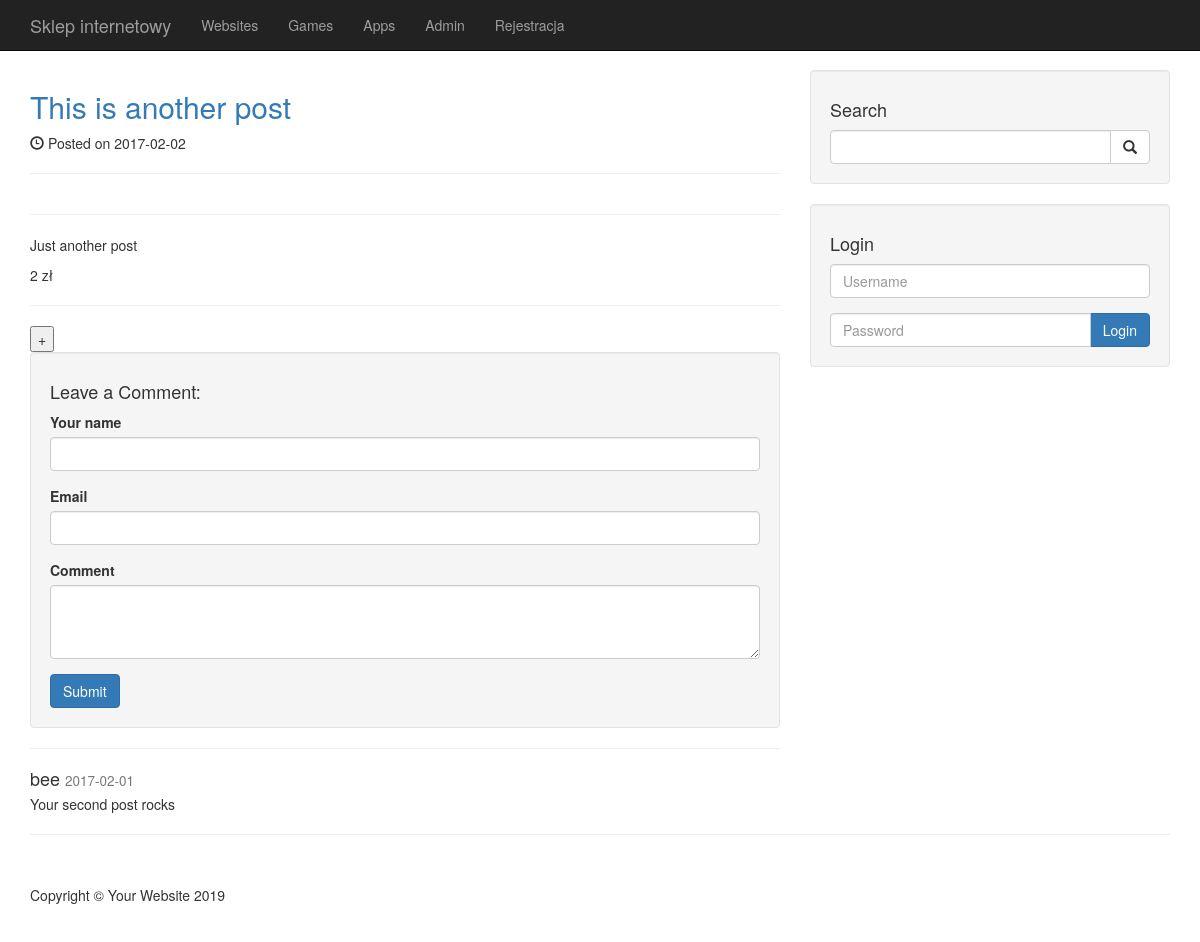
/post.php?p_id=7, run on the app's committed database.
### tables this page shows
CREATE TABLE `categories` (
  `cat_id` int(3) NOT NULL,
  `cat_title` varchar(255) NOT NULL
);

CREATE TABLE `posts` (
  `post_id` int(3) NOT NULL,
  `post_category_id` int(3) NOT NULL,
  `post_title` varchar(255) NOT NULL,
  `post_author` varchar(255) NOT NULL,
  `post_date` date NOT NULL,
  `post_image` text NOT NULL,
  `post_content` text NOT NULL,
  `post_tags` varchar(255) NOT NULL,
  `post_comment_count` int(11) NOT NULL,
  `post_status` varchar(255) NOT NULL DEFAULT 'draft',
  `post_cost` decimal NOT NULL
);

CREATE TABLE `comments` (
  `comment_id` int(3) NOT NULL,
  `comment_post_id` int(3) NOT NULL,
  `comment_author` varchar(255) NOT NULL,
  `comment_email` varchar(255) NOT NULL,
  `comment_content` text NOT NULL,
  `comment_status` varchar(255) NOT NULL,
  `comment_date` date NOT NULL
);

### post.php (the view, shortened to what this page needs)
<?php include 'includes/header.php' ?>
<?php include 'includes/navbar.php' ?>
    <div class="container">
    <div class="row">
        <div class="col-md-8">
            <?php include 'includes/post-content.php'?>
            <div class="well">
                <h4>Leave a Comment:</h4>
                <form action="" role="form" method="post">
                    <div class="form-group">
                        <label for="comment_author">Your name</label>
                        <input id="comment_author" type="text" class="form-control" name="comment_author">
                    </div>
                    <div class="form-group">
                        <label for="comment_email">Email</label>
                        <input id="comment_email" type="email" class="form-control" name="comment_email">
                    </div>
                    <div class="form-group">
                        <label for="comment_content">Comment</label>
                        <textarea id="comment_content" class="form-control" rows="3" name="comment_content"></textarea>
                    </div>
                    <button type="submit" class="btn btn-primary" name="create_comment">Submit</button>
                </form>
            </div>
            <hr>
            <?php
            $query = "SELECT * FROM comments WHERE comment_post_id = '{$url_post_id}' ";
            $query .= "AND comment_status = 'approved' ";
            $query .= "ORDER BY comment_id DESC ";
            $select_comment_query = mysqli_query($dbconnect,$query);
            while($row = mysqli_fetch_array($select_comment_query)){
                $comment_date = $row['comment_date'];
                $comment_content = $row['comment_content'];
                $comment_author = $row['comment_author'];
            ?>
            <div class="media">
                <div class="media-body">
                    <h4 class="media-heading"><?php echo $comment_author ?>
                        <small><?php echo $comment_date?></small>
                    </h4>
                    <?php echo $comment_content?>
                </div>
            </div>
            <?php } ?>
        </div>
        <div class="col-md-4">
            <?php include 'includes/sidebar.php'?>
        </div>
    </div>
    <hr>
<?php include "includes/footer.php"; ?>

### includes/navbar.php (shortened to what this page needs)
<nav class="navbar navbar-inverse navbar-fixed-top" role="navigation">
    <div class="container">
        <div class="navbar-header">
            <a class="navbar-brand" href="index.php">Sklep internetowy</a>
        </div>
        <div class="collapse navbar-collapse" id="bs-example-navbar-collapse-1">
            <ul class="nav navbar-nav">
                <?php
                $query = "SELECT * FROM categories";
                $all_categories_query = mysqli_query($dbconnect,$query);
                while($row = mysqli_fetch_assoc($all_categories_query)){
                  $cat_id=   $row['cat_id'];
                  $cat_title =  $row['cat_title'];
                    echo "<li><a href='category.php?category={$cat_id}'>{$cat_title}</a></li>";
                }
                ?>
                <li><a href='admin'>Admin</a></li>
                <li><a href='registration.php'>Rejestracja</a></li>
            </ul>
        </div>
    </div>
</nav>

### includes/post-content.php (shortened to what this page needs)
<?php
    if(isset($_GET['p_id'])){
        $url_post_id = $_GET['p_id'];
    }
    $query = "SELECT * FROM posts WHERE post_id = $url_post_id";
    $all_posts_query = mysqli_query($dbconnect,$query);
    while($row = mysqli_fetch_assoc($all_posts_query)){
        $post_id = $row['post_id'];
        $post_title =  $row['post_title'];
        $post_date =   $row['post_date'];
        $post_content =  $row['post_content'];
        $post_cost =  $row['post_cost'];
        ?>
        <form method="post" action="cardActions.php">
            <h2>
                <a href="post.php?p_id=<?php echo "{$post_id}"?>"><?php echo $post_title;?></a>
            </h2>
            <p><span class="glyphicon glyphicon-time"></span> Posted on <?php echo $post_date;?></p>
            <hr>
            <hr>
            <p><?php echo $post_content;?></p>
            <?php echo $post_cost?> zł
            <hr>
            <button type="submit" name="add">+</button>
        </form>
<?php }

### css/blog-home.css (style rules this page uses)
body { padding-top: 70px; }

### data on the page
categories: cat_title "Websites"
categories: cat_title "Games"
categories: cat_title "Apps"
posts: post_title "This is another post", post_date "2017-02-02", post_content "Just another post", post_cost "2"
comments: comment_author "bee", comment_date "2017-02-01", comment_content "Your second post rocks"
